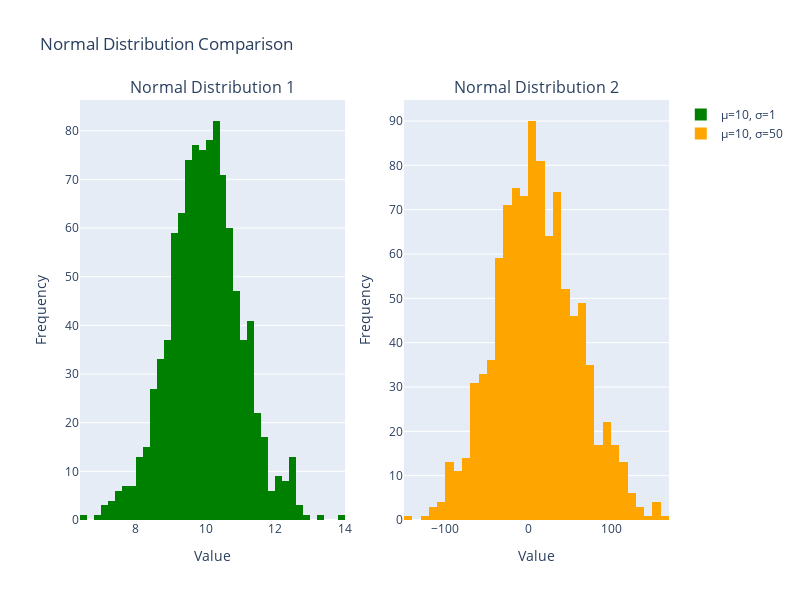

Write notebook code for a chart like this one.
### Code cell
# your code here
# 2. Plot the distributions of the data generated.
from plotly.subplots import make_subplots
import plotly.graph_objects as go

fig = make_subplots(rows=1, cols=2, subplot_titles=("Normal Distribution 1", "Normal Distribution 2"))

fig.add_trace(
    go.Histogram(x=normal_set_1, name="μ=10, σ=1", marker_color="green"),
    row=1, col=1
)

fig.add_trace(
    go.Histogram(x=normal_set_2, name="μ=10, σ=50", marker_color="orange"),
    row=1, col=2
)

fig.update_layout(height=600, width=800, title_text="Normal Distribution Comparison", showlegend=True)

fig.update_xaxes(title_text="Value")
fig.update_yaxes(title_text="Frequency")

fig.show()

### Figure 1 — Plotly figure (JSON) as saved in the notebook; plotly's stock layout.template omitted (floating-point values rounded to 4 significant figures; data arrays with more than 128 entries replaced by an {"elided": "..."} marker saying what was removed)
{"data": [{"marker": {"color": "green"}, "name": "μ=10, σ=1", "type": "histogram", "x": {"elided": "1000 float values"}, "xaxis": "x", "yaxis": "y"}, {"marker": {"color": "orange"}, "name": "μ=10, σ=50", "type": "histogram", "x": {"elided": "1000 float values"}, "xaxis": "x2", "yaxis": "y2"}], "layout": {"annotations": [{"font": {"size": 16}, "showarrow": false, "text": "Normal Distribution 1", "x": 0.225, "xanchor": "center", "xref": "paper", "y": 1, "yanchor": "bottom", "yref": "paper"}, {"font": {"size": 16}, "showarrow": false, "text": "Normal Distribution 2", "x": 0.775, "xanchor": "center", "xref": "paper", "y": 1, "yanchor": "bottom", "yref": "paper"}], "height": 600, "showlegend": true, "title": {"text": "Normal Distribution Comparison"}, "width": 800, "xaxis": {"anchor": "y", "domain": [0, 0.45], "title": {"text": "Value"}}, "xaxis2": {"anchor": "y2", "domain": [0.55, 1], "title": {"text": "Value"}}, "yaxis": {"anchor": "x", "domain": [0, 1], "title": {"text": "Frequency"}}, "yaxis2": {"anchor": "x2", "domain": [0, 1], "title": {"text": "Frequency"}}}}
